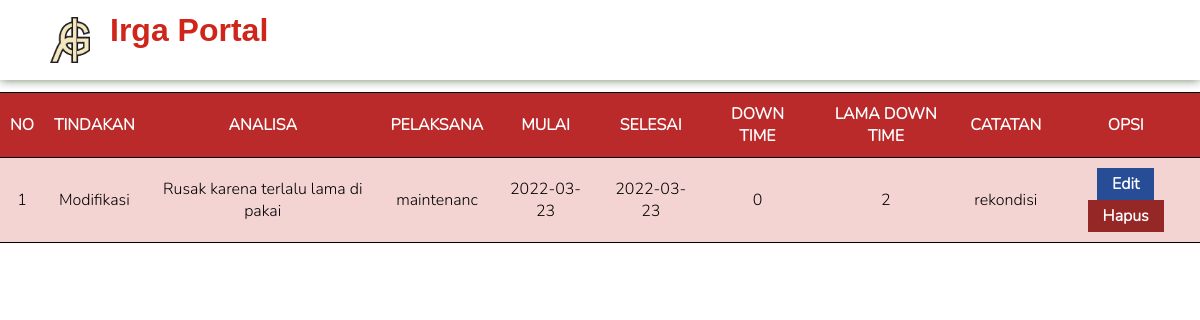
Page /portal/viewInputEngineering.php on the committed database.
### tables this page shows
CREATE TABLE IF NOT EXISTS `InputEngineering` (
  `idEngineering` int(5) NOT NULL,
  `tindakan` varchar(35) NOT NULL,
  `analisa` varchar(35) NOT NULL,
  `pelaksana` varchar(12) NOT NULL,
  `mulaiPengerjaan` date NOT NULL,
  `selesaiPengerjaan` date NOT NULL,
  `downTime` int(10) NOT NULL,
  `lamaDownTime` int(10) NOT NULL,
  `catatan` varchar(35) NOT NULL
);

### portal/viewInputEngineering.php (the view, shortened to what this page needs)
<html lang="en" dir="ltr">
  <head>
    <link rel="stylesheet" href="css/style.css">
  </head>
  <body>
    <div class="brandLogo">
      <img src="asset/logo.png" alt="myr">
      <h1> Irga Portal </h1>
    </div>
    <?php
    include 'koneksi.php';
    $no = 1;
    $data = mysqli_query($koneksi,"select * from InputEngineering");
    ?>
      <table>
        <tr>
          <th> NO</th>
          <th> TINDAKAN </th>
          <th> ANALISA </th>
          <th> PELAKSANA </th>
          <th> MULAI </th>
          <th> SELESAI </th>
          <th> DOWN TIME </th>
          <th> LAMA DOWN TIME </th>
          <th> CATATAN </th>
          <th> OPSI </th>
        </tr>
    <?php
      while ($d = mysqli_fetch_array($data)) {
        ?>
          <tr>
            <td> <?php echo $no++; ?> </td>
            <td> <?php echo $d['tindakan']; ?> </td>
            <td> <?php echo $d['analisa']; ?> </td>
            <td> <?php echo $d['pelaksana']; ?> </td>
            <td> <?php echo $d['mulaiPengerjaan']; ?> </td>
            <td> <?php echo $d['selesaiPengerjaan']; ?> </td>
            <td> <?php echo $d['downTime']; ?> </td>
            <td> <?php echo $d['lamaDownTime']; ?> </td>
            <td> <?php echo $d['catatan']; ?> </td>
            <td>
              <a href="editInputUser.php?id=<?php echo $d['id']; ?>"><button class="btn-primary"> Edit </button> </a>
              <a href="hapusInputUser.php?id=<?php echo $d['id']; ?>"><button class="btn-danger"> Hapus </button> </a>
            </td>
          </tr>
        <?php
      }
    ?>
    </table>
  </body>
</html>

### portal/css/style.css (style rules this page uses)
* { margin: 0; padding: 0; font-family: 'nunito'; }
.brandLogo { margin-bottom: 12px; padding: 12px 0; display: flex; box-shadow: 0 0 10px #6f8269; }
.brandLogo h1 { font-family: sans-serif; font-weight: bold; color: #cf251a; }
.brandLogo > img { width: 40px; margin: 5px; padding-left: 45px; padding-right: 15px; }
table { border-collapse:collapse; border-spacing:0; font-family:Arial, sans-serif; font-size:16px; padding-left:300px; margin:auto; }
table th { font-weight:bold; padding:10px; color:#fff; background-color:#ba2a2a; border-top:1px black solid; border-bottom:1px black solid; }
table td { padding:10px; border-top:1px black solid; border-bottom:1px black solid; text-align:center; }
tr:nth-child(even) { background-color: #f4d3d3; }
a { text-decoration: none; }
.btn-danger { background: #962727; color: #ffffff; padding: 5px 15px; border: none; font-size: 1em; font-weight: bolder; cursor: pointer; }
.btn-primary { background: #274d96; color: #ffffff; padding: 5px 15px; border: none; font-size: 1em; font-weight: bolder; cursor: pointer; }

### rows in the picture
inputengineering: tindakan "Modifikasi", analisa "Rusak karena terlalu lama di pakai", pelaksana "maintenanc", mulaiPengerjaan "2022-03-23", selesaiPengerjaan "2022-03-23", downTime "0", lamaDownTime "2", catatan "rekondisi"
